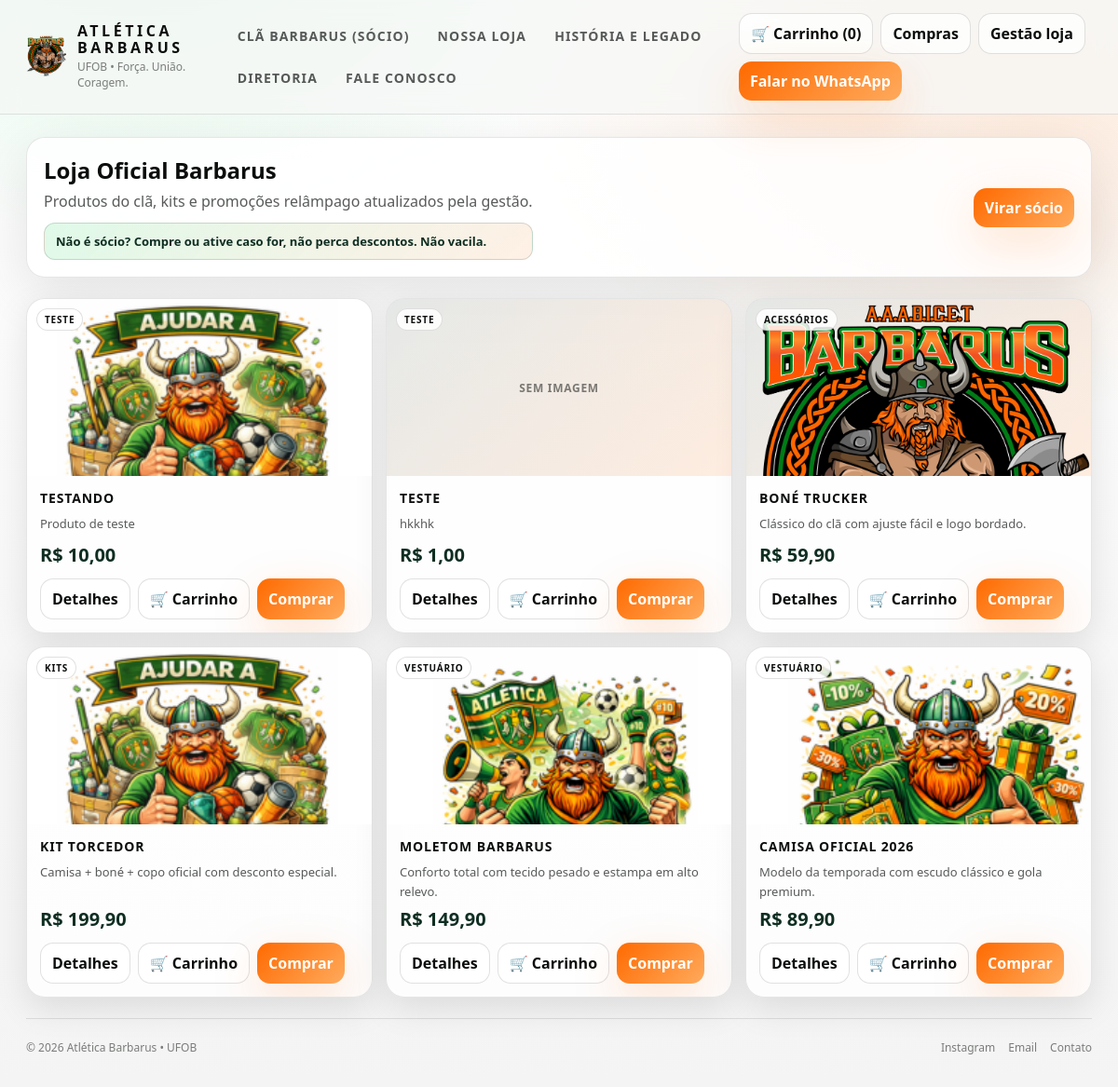
The app's page /loja.php with its own data.
### tables this page shows
CREATE TABLE store_products (
            id INTEGER PRIMARY KEY AUTOINCREMENT,
            sector_name TEXT NOT NULL,
            name TEXT NOT NULL,
            description TEXT NOT NULL,
            price_cents INTEGER NOT NULL,
            image_url TEXT,
            video_url TEXT,
            flash_promo_text TEXT,
            flash_promo_price_cents INTEGER,
            is_active INTEGER NOT NULL DEFAULT 1,
            created_at TEXT NOT NULL,
            updated_at TEXT NOT NULL
        , gallery_images_text TEXT, gallery_videos_text TEXT, discount_percent INTEGER NOT NULL DEFAULT 0);

### bootstrap.php (called while the page is built, shortened)
<?php
function db(): PDO
{
    $pdo = new PDO('sqlite:' . DB_PATH);
    $pdo->setAttribute(PDO::ATTR_ERRMODE, PDO::ERRMODE_EXCEPTION);
    $pdo->setAttribute(PDO::ATTR_DEFAULT_FETCH_MODE, PDO::FETCH_ASSOC);
    initSchema($pdo);
    return $pdo;
}
function initSchema(PDO $pdo): void
{
    $pdo->exec(
        'CREATE TABLE IF NOT EXISTS users (
            id INTEGER PRIMARY KEY AUTOINCREMENT,
            name TEXT NOT NULL,
            email TEXT NOT NULL UNIQUE,
            password_hash TEXT NOT NULL,
            phone TEXT,
            cpf TEXT,
            affiliation_type TEXT,
            course_name TEXT,
            created_at TEXT NOT NULL
        )'
    );
    $pdo->exec(
        'CREATE TABLE IF NOT EXISTS memberships (
            id INTEGER PRIMARY KEY AUTOINCREMENT,
            user_id INTEGER NOT NULL,
            status TEXT NOT NULL,
            member_code TEXT,
            start_date TEXT NOT NULL,
            end_date TEXT NOT NULL,
            created_at TEXT NOT NULL,
            FOREIGN KEY(user_id) REFERENCES users(id)
        )'
    );
    $pdo->exec(
        'CREATE TABLE IF NOT EXISTS coupons (
            id INTEGER PRIMARY KEY AUTOINCREMENT,
            user_id INTEGER NOT NULL,
            title TEXT NOT NULL,
            code TEXT NOT NULL,
            discount_percent INTEGER NOT NULL,
            expires_at TEXT NOT NULL,
            is_used INTEGER NOT NULL DEFAULT 0,
            created_at TEXT NOT NULL,
            FOREIGN KEY(user_id) REFERENCES users(id)
        )'
    );
    $pdo->exec(
        'CREATE TABLE IF NOT EXISTS receipts (
            id INTEGER PRIMARY KEY AUTOINCREMENT,
            membership_id INTEGER NOT NULL,
            user_id INTEGER NOT NULL,
            receipt_code TEXT NOT NULL UNIQUE,
            amount_cents INTEGER NOT NULL,
            issued_at TEXT NOT NULL,
            secure_hash TEXT NOT NULL,
            FOREIGN KEY(membership_id) REFERENCES memberships(id),
            FOREIGN KEY(user_id) REFERENCES users(id)
        )'
    );
    $pdo->exec(
        'CREATE TABLE IF NOT EXISTS store_products (
            id INTEGER PRIMARY KEY AUTOINCREMENT,
            sector_name TEXT NOT NULL,
            name TEXT NOT NULL,
            description TEXT NOT NULL,
            price_cents INTEGER NOT NULL,
            image_url TEXT,
            video_url TEXT,
            gallery_images_text TEXT,
            gallery_videos_text TEXT,
            flash_promo_text TEXT,
            flash_promo_price_cents INTEGER,
            discount_percent INTEGER NOT NULL DEFAULT 0,
            is_active INTEGER NOT NULL DEFAULT 1,
            created_at TEXT NOT NULL,
            updated_at TEXT NOT NULL
        )'
    );
    $pdo->exec(
        'CREATE TABLE IF NOT EXISTS store_orders (
            id INTEGER PRIMARY KEY AUTOINCREMENT,
            buyer_name TEXT NOT NULL,
            buyer_email TEXT NOT NULL,
            buyer_phone TEXT NOT NULL,
            buyer_cpf TEXT NOT NULL,
            total_cents INTEGER NOT NULL,
            created_at TEXT NOT NULL,
            status TEXT NOT NULL
        )'
    );
    $pdo->exec(
        'CREATE TABLE IF NOT EXISTS store_order_items (
            id INTEGER PRIMARY KEY AUTOINCREMENT,
            order_id INTEGER NOT NULL,
            product_id INTEGER NOT NULL,
            product_name TEXT NOT NULL,
            unit_price_cents INTEGER NOT NULL,
            quantity INTEGER NOT NULL,
            FOREIGN KEY(order_id) REFERENCES store_orders(id),
            FOREIGN KEY(product_id) REFERENCES store_products(id)
        )'
    );
    $pdo->exec(
        'CREATE TABLE IF NOT EXISTS store_receipts (
            id INTEGER PRIMARY KEY AUTOINCREMENT,
            order_id INTEGER NOT NULL,
            receipt_code TEXT NOT NULL UNIQUE,
            issued_at TEXT NOT NULL,
            secure_hash TEXT NOT NULL,
            FOREIGN KEY(order_id) REFERENCES store_orders(id)
        )'
    );
    ensureColumn($pdo, 'memberships', 'member_code', 'TEXT');
    ensureColumn($pdo, 'users', 'affiliation_type', 'TEXT');
    ensureColumn($pdo, 'users', 'course_name', 'TEXT');
    ensureColumn($pdo, 'store_products', 'video_url', 'TEXT');
    ensureColumn($pdo, 'store_products', 'gallery_images_text', 'TEXT');
    ensureColumn($pdo, 'store_products', 'gallery_videos_text', 'TEXT');
    ensureColumn($pdo, 'store_products', 'flash_promo_text', 'TEXT');
    ensureColumn($pdo, 'store_products', 'flash_promo_price_cents', 'INTEGER');
    ensureColumn($pdo, 'store_products', 'discount_percent', 'INTEGER NOT NULL DEFAULT 0');
    $pdo->exec('CREATE UNIQUE INDEX IF NOT EXISTS idx_memberships_member_code ON memberships(member_code)');
    $pdo->exec('CREATE INDEX IF NOT EXISTS idx_store_orders_created_at ON store_orders(created_at)');
    $pdo->exec('CREATE UNIQUE INDEX IF NOT EXISTS idx_store_receipts_code ON store_receipts(receipt_code)');
    seedStoreProducts($pdo);
}
function ensureColumn(PDO $pdo, string $table, string $column, string $definition): void
{
    $stmt = $pdo->query('PRAGMA table_info(' . $table . ')');
    $columns = $stmt ? $stmt->fetchAll() : [];
    foreach ($columns as $col) {
        if (($col['name'] ?? '') === $column) {
            return;
        }
    }
}
function currentUser(): ?array
{
    if (empty($_SESSION['user_id'])) {
        return null;
    }
    $stmt = db()->prepare('SELECT id, name, email, phone, cpf, affiliation_type, course_name FROM users WHERE id = :id');
    $stmt->execute([':id' => (int) $_SESSION['user_id']]);
    $user = $stmt->fetch();
    return $user ?: null;
}
function moneyFromCents(int $cents): string
{
    return 'R$ ' . number_format($cents / 100, 2, ',', '.');
}
function seedStoreProducts(PDO $pdo): void
{
    $exists = (int) $pdo->query('SELECT COUNT(*) FROM store_products')->fetchColumn();
    if ($exists > 0) {
        return;
    }
}
function productPriceMeta(array $product, bool $hasActiveMember): array
{
    $list = max(0, (int) ($product['price_cents'] ?? 0));
    $promo = (int) ($product['flash_promo_price_cents'] ?? 0);
    $discountPercent = max(0, min(90, (int) ($product['discount_percent'] ?? 0)));
    $base = $promo > 0 ? $promo : $list;
    $afterCampaign = $discountPercent > 0 ? (int) round($base * (1 - ($discountPercent / 100))) : $base;
    $final = $hasActiveMember ? (int) round($afterCampaign * 0.85) : $afterCampaign;
    return [
        'list_price_cents' => $list,
        'promo_price_cents' => $promo > 0 ? $promo : null,
        'discount_percent' => $discountPercent,
        'after_campaign_cents' => $afterCampaign,
        'final_price_cents' => $final,
    ];
}

### loja.php (the view, shortened to what this page needs)
<?php
require __DIR__ . '/bootstrap.php';
$user = currentUser();
$membership = $user ? activeMembership((int) $user['id']) : null;
$hasActiveMember = $membership !== null;
$cartCount = 0;
$products = db()->query('SELECT * FROM store_products WHERE is_active = 1 ORDER BY updated_at DESC, id DESC')->fetchAll();
?>
<!doctype html>
<html lang="pt-BR">
<head>
</head>
<body>
  <header class="topbar">
    <div class="container">
      <div class="nav">
        <a class="brand" href="index.html" aria-label="Página inicial">
          <div class="logoWrap"><img alt="Logo Barbarus" src="img/logo.png" onerror="this.style.display='none'" /></div>
          <div class="brandText"><h1>ATLÉTICA BARBARUS</h1><p>UFOB • Força. União. Coragem.</p></div>
        </a>
        <nav class="links">
          <a href="socio.php">Clã Barbarus (Sócio)</a>
          <a href="loja.php">Nossa loja</a>
          <a href="historia.html">História e legado</a>
          <a href="diretoria.html">Diretoria</a>
          <a href="contato.html">Fale conosco</a>
        </nav>
        <div style="display:flex;gap:8px;flex-wrap:wrap">
          <a class="btn" href="carrinho.php">&#128722; Carrinho (<?= $cartCount ?>)</a>
          <a class="btn" href="compras.php">Compras</a>
          <a class="btn" href="gestao_loja.php">Gestão loja</a>
          <a class="btn btnAccent" href="contato.html">Falar no WhatsApp</a>
        </div>
      </div>
    </div>
  </header>
  <main>
    <div class="container">
      <section class="hero">
        <div class="heroCard">
          <div>
            <h2>Loja Oficial Barbarus</h2>
            <p>Produtos do clã, kits e promoções relâmpago atualizados pela gestão.</p>
            <?php if ($hasActiveMember): ?>
              <div class="memberBanner">Desconto de sócio já aplicado automaticamente nas compras.</div>
            <?php else: ?>
              <div class="memberBanner">Não é sócio? Compre ou ative caso for, não perca descontos. Não vacila.</div>
            <?php endif; ?>
          </div>
          <a class="btn btnAccent" href="socio.php">Virar sócio</a>
        </div>
      </section>
      <section>
        <div class="grid">
          <?php foreach ($products as $p): ?>
            <?php
              $meta = productPriceMeta($p, $hasActiveMember);
              $rawBase = (int) $meta['list_price_cents'];
              $hasPromo = !empty($meta['promo_price_cents']);
              $baseForDisplay = $hasPromo ? (int) $meta['promo_price_cents'] : $rawBase;
              $hasCampaignDiscount = ((int) $meta['discount_percent']) > 0;
              $afterCampaign = (int) $meta['after_campaign_cents'];
              $final = (int) $meta['final_price_cents'];
            ?>
            <article class="product" data-href="produto.php?pid=<?= (int) $p['id'] ?>" tabindex="0" role="link" aria-label="Abrir detalhes do produto <?= htmlspecialchars((string) $p['name']) ?>">
              <div class="media">
                <span class="sector"><?= htmlspecialchars((string) $p['sector_name']) ?></span>
                <?php if (!empty($p['image_url'])): ?>
                  <img src="<?= htmlspecialchars((string) $p['image_url']) ?>" alt="<?= htmlspecialchars((string) $p['name']) ?>" onerror="this.style.display='none';this.nextElementSibling.style.display='block'" />
                  <div class="fallback" style="display:none">Sem imagem</div>
                <?php else: ?>
                  <div class="fallback">Produto ilustrativo</div>
                <?php endif; ?>
              </div>
              <div class="body">
                <h3><?= htmlspecialchars((string) $p['name']) ?></h3>
                <p><?= htmlspecialchars((string) $p['description']) ?></p>
                <div class="price">
                  <?php if ($hasActiveMember): ?>
                    <span class="priceOriginal"><?= htmlspecialchars(moneyFromCents($hasCampaignDiscount ? $afterCampaign : $baseForDisplay)) ?></span>
                    <span class="priceNow"><?= htmlspecialchars(moneyFromCents($final)) ?></span>
                    <span class="brotherMsg">Faço mais barato porque tu é meu brother</span>
                  <?php else: ?>
                    <?php if (!$hasCampaignDiscount): ?>
                      <span class="priceNow"><?= htmlspecialchars(moneyFromCents($baseForDisplay)) ?></span>
                    <?php endif; ?>
                  <?php endif; ?>
                </div>
              </div>
              <div class="actions">
                <a class="btn" href="produto.php?pid=<?= (int) $p['id'] ?>">Detalhes</a>
                <a class="btn" href="carrinho.php?action=add&pid=<?= (int) $p['id'] ?>">&#128722; Carrinho</a>
                <a class="btn btnAccent" href="comprar_produto.php?pid=<?= (int) $p['id'] ?>">Comprar</a>
              </div>
            </article>
          <?php endforeach; ?>
        </div>
      </section>
      <footer>
        <div class="footerBottom">
          <span>© <span id="year"></span> Atlética Barbarus • UFOB</span>
          <div style="display:flex; gap:14px">
            <a href="https://instagram.com/ufobarbarus" target="_blank">Instagram</a>
            <a href="mailto:aaabicet@gmail.com">Email</a>
            <a href="contato.html">Contato</a>
          </div>
        </div>
      </footer>
    </div>
  </main>
</body>
</html>

### loja.php (style rules this page uses)
:root { --bg:#F6F7F6;--ink:#0B0E0C;--muted:rgba(11,14,12,.68);--muted2:rgba(11,14,12,.52);--line:rgba(11,14,12,.10);--shadow:0 18px 60px rgba(0,0,0,.10);--shadow2:0 12px 36px rgba(0,0,0,.10);--green:#1ED760;--greenDeep:#0F2E22;--orange:#FF6A00;--r2:20px;--max:1180px }
* { box-sizing:border-box }
body { margin:0;color:var(--ink);font-family:ui-sans-serif,system-ui;background:radial-gradient(900px 520px at 12% -5%, rgba(30,215,96,.14), transparent 60%),radial-gradient(900px 520px at 92% 10%, rgba(255,106,0,.12), transparent 62%),linear-gradient(180deg,#FFFFFF 0%, var(--bg) 60%, #F3F4F3 100%) }
a { text-decoration:none;color:inherit }
.container { max-width:var(--max);margin:0 auto;padding:0 18px }
.topbar { position:sticky;top:0;z-index:50;background:rgba(246,247,246,.72);backdrop-filter:blur(14px);border-bottom:1px solid var(--line) }
.nav { display:flex;align-items:center;justify-content:space-between;gap:12px;padding:14px 0 }
.brand { display:flex;align-items:center;gap:12px }
.logoWrap { width:64px;height:64px;display:grid;place-items:center }
.logoWrap img { width:100%;height:100%;object-fit:contain }
.brandText h1 { margin:0;font-size:16px;letter-spacing:.22em;text-transform:uppercase;line-height:1.1 }
.brandText p { margin:3px 0 0;color:var(--muted2);font-size:12px }
.links { display:flex;align-items:center;gap:10px;flex-wrap:wrap }
.links a { font-size:14px;font-weight:700;letter-spacing:.08em;text-transform:uppercase;color:var(--muted);padding:8px 10px;border-radius:12px }
.btn { display:inline-flex;align-items:center;gap:10px;padding:10px 12px;border-radius:14px;border:1px solid rgba(11,14,12,.12);background:rgba(255,255,255,.75);font-weight:750;cursor:pointer }
.btnAccent { border:0;color:#fff;background:linear-gradient(135deg, rgba(255,106,0,1), rgba(255,166,84,.95));box-shadow:0 18px 52px rgba(255,106,0,.18) }
.hero { padding:24px 0 8px }
.heroCard { border-radius:var(--r2);border:1px solid var(--line);background:rgba(255,255,255,.82);box-shadow:var(--shadow);padding:18px;display:flex;align-items:center;justify-content:space-between;gap:14px;flex-wrap:wrap }
.heroCard h2 { margin:0;font-size:24px }
.heroCard p { margin:6px 0 0;color:var(--muted) }
.memberBanner { margin-top:12px;border-radius:12px;border:1px solid rgba(15,46,34,.16);background:linear-gradient(135deg, rgba(30,215,96,.14), rgba(255,106,0,.10));color:var(--greenDeep);padding:10px 12px;font-size:13px;font-weight:700 }
.grid { display:grid;grid-template-columns:repeat(3,1fr);gap:14px;margin:14px 0 22px }
.product { border-radius:var(--r2);border:1px solid var(--line);background:rgba(255,255,255,.82);box-shadow:var(--shadow2);overflow:hidden;display:flex;flex-direction:column;min-height:360px;cursor:pointer;transition:transform .2s ease, box-shadow .2s ease, border-color .2s ease }
.media { height:190px;background:linear-gradient(135deg, rgba(15,46,34,.10), rgba(255,106,0,.12));display:grid;place-items:center;position:relative;overflow:hidden }
.media img { width:100%;height:100%;object-fit:cover;display:block;transition:transform .25s ease }
.fallback { font-size:12px;letter-spacing:.06em;text-transform:uppercase;color:var(--muted2);font-weight:800 }
.sector { position:absolute;top:10px;left:10px;background:rgba(255,255,255,.84);border:1px solid rgba(11,14,12,.12);border-radius:999px;padding:4px 8px;font-size:10px;font-weight:800;letter-spacing:.08em;text-transform:uppercase }
.body { padding:14px;display:flex;flex-direction:column;gap:8px;flex:1 }
.body h3 { margin:0;font-size:14px;letter-spacing:.06em;text-transform:uppercase }
.body p { margin:0;color:var(--muted);font-size:13px;line-height:1.6 }
.price { margin-top:auto;display:flex;flex-direction:column;gap:3px }
.priceNow { color:var(--greenDeep);font-size:20px;font-weight:900;line-height:1.1 }
.actions { padding:0 14px 14px;display:flex;gap:8px;flex-wrap:wrap }
.actions .btn { justify-content:center }
footer { padding:22px 0 34px;border-top:1px solid rgba(11,14,12,.10);margin-top:10px;color:var(--muted2);font-size:12px }
.footerBottom { display:flex;justify-content:space-between;gap:12px;flex-wrap:wrap;align-items:center }

### records on screen
store_products: sector_name "TESTE", image_url (picture), name "TESTANDO", description "Produto de teste", price_cents "R$ 10,00"
store_products: sector_name "TESTE", name "TESTE", description "hkkhk", price_cents "R$ 1,00"
store_products: sector_name "ACESSÓRIOS", image_url (picture), name "BONÉ TRUCKER", description "Clássico do clã com ajuste fácil e logo bordado.", price_cents "R$ 59,90"
store_products: sector_name "KITS", image_url (picture), name "KIT TORCEDOR", description "Camisa + boné + copo oficial com desconto especial.", price_cents "R$ 199,90"
store_products: sector_name "VESTUÁRIO", image_url (picture), name "MOLETOM BARBARUS", description "Conforto total com tecido pesado e estampa em alto relevo.", price_cents "R$ 149,90"
store_products: sector_name "VESTUÁRIO", image_url (picture), name "CAMISA OFICIAL 2026", description "Modelo da temporada com escudo clássico e gola premium.", price_cents "R$ 89,90"

### other values on screen
$cartCount "0"
